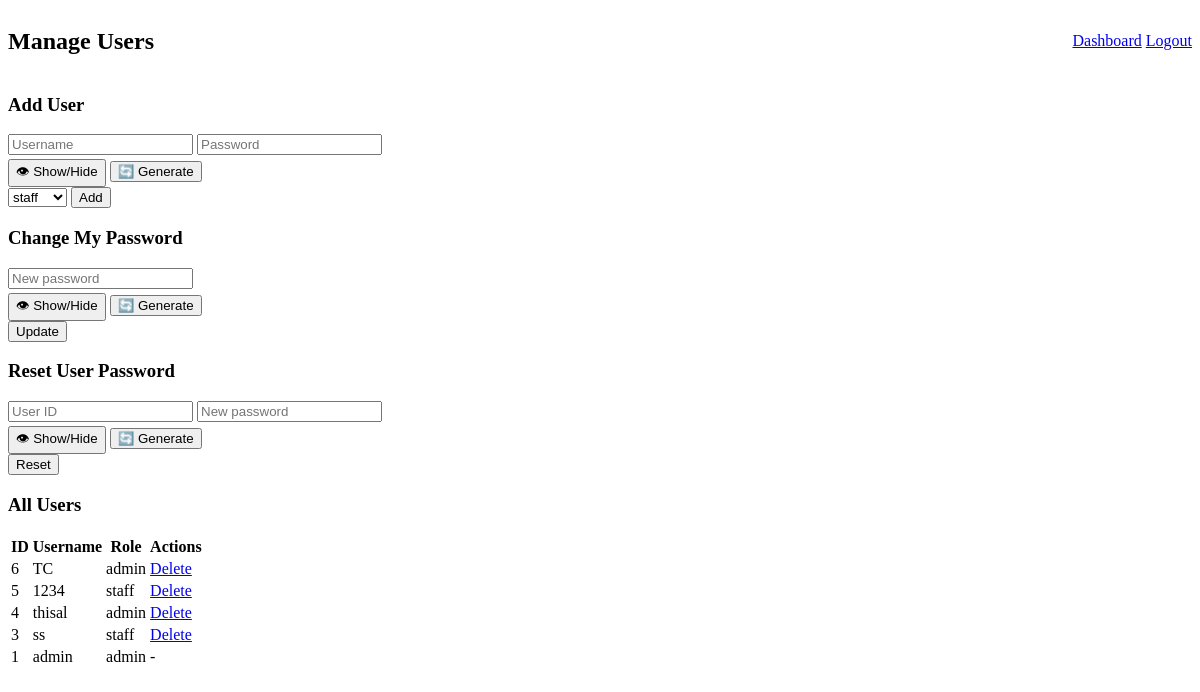
The page /admin/users.php (signed in) on the database its author committed.
### tables this page shows
CREATE TABLE `users` (
  `id` int(11) NOT NULL,
  `username` varchar(100) NOT NULL,
  `password_hash` varchar(255) NOT NULL,
  `role` enum('admin','staff') NOT NULL DEFAULT 'staff',
  `reset_token` varchar(255) DEFAULT NULL,
  `token_expiry` datetime DEFAULT NULL,
  `email` varchar(255) DEFAULT NULL,
  `otp` varchar(6) DEFAULT NULL,
  `otp_expiry` datetime DEFAULT NULL
);

### db.php (called while the page is built, shortened)
<?php
function e($str) {
    return htmlspecialchars($str ?? '', ENT_QUOTES, 'UTF-8');
}
?>

### admin/users.php (the view, shortened to what this page needs)
<?php
require_once __DIR__.'/../db.php';
?>
<!DOCTYPE html>
<html lang="en">
<head>
<link rel="stylesheet" href="../assets/css/style.css">
</head>
<body>
<div class="container">
  <header style="display:flex;justify-content:space-between;align-items:center">
    <h2>Manage Users</h2>
    <div>
      <a class="btn" href="dashboard.php">Dashboard</a>
      <a class="btn" href="logout.php">Logout</a>
    </div>
  </header>
  <section class="grid">
    <div class="card p-2">
      <h3>Add User</h3>
      <form method="post" class="form">
        <input name="username" placeholder="Username" required>
        <input id="add-password" name="password" type="password" placeholder="Password" required>
        <div style="margin-top:4px;">
          <button type="button" onclick="togglePassword('add-password')">👁 Show/Hide</button>
          <button type="button" onclick="generatePassword('add-password')">🔄 Generate</button>
        </div>
        <select name="role">
          <option value="staff">staff</option>
        </select>
        <button class="btn">Add</button>
      </form>
    </div>
    <div class="card p-2">
      <h3>Change My Password</h3>
      <form method="post" class="form">
        <input id="my-password" name="new_password" type="password" placeholder="New password" required>
        <div style="margin-top:4px;">
          <button type="button" onclick="togglePassword('my-password')">👁 Show/Hide</button>
          <button type="button" onclick="generatePassword('my-password')">🔄 Generate</button>
        </div>
        <button class="btn">Update</button>
      </form>
    </div>
    <?php if (($_SESSION['role'] ?? '') === 'admin'): ?>
    <div class="card p-2">
      <h3>Reset User Password</h3>
      <form method="post" class="form">
        <input name="user_id" type="number" placeholder="User ID" required>
        <input id="admin-password" name="admin_new_password" type="password" placeholder="New password" required>
        <div style="margin-top:4px;">
          <button type="button" onclick="togglePassword('admin-password')">👁 Show/Hide</button>
          <button type="button" onclick="generatePassword('admin-password')">🔄 Generate</button>
        </div>
        <button class="btn">Reset</button>
      </form>
    </div>
    <?php endif; ?>
  </section>
  <h3>All Users</h3>
  <table>
    <thead><tr><th>ID</th><th>Username</th><th>Role</th><th>Actions</th></tr></thead>
    <tbody>
    <?php
      $res = $mysqli->query("SELECT id, username, role FROM users ORDER BY id DESC");
      while ($u = $res->fetch_assoc()) {
        echo '<tr>';
        echo '<td>'.(int)$u['id'].'</td>';
        echo '<td>'.e($u['username']).'</td>';
        echo '<td>'.e($u['role']).'</td>';
        echo '<td class="actions">';
        if (($_SESSION['role'] ?? '') === 'admin' && (int)$u['id'] !== (int)$_SESSION['user_id']) {
          echo '<a href="users.php?delete='.(int)$u['id'].'" onclick="return confirm(\'Delete user?\')">Delete</a>';
        } else {
          echo '-';
        }
        echo '</td>';
        echo '</tr>';
      }
    ?>
    </tbody>
  </table>
</div>
</body>
</html>

### rows shown on the page
users: id "6", username "TC", role "admin"
users: id "5", username "1234", role "staff"
users: id "4", username "thisal", role "admin"
users: id "3", username "ss", role "staff"
users: id "1", username "admin", role "admin"
